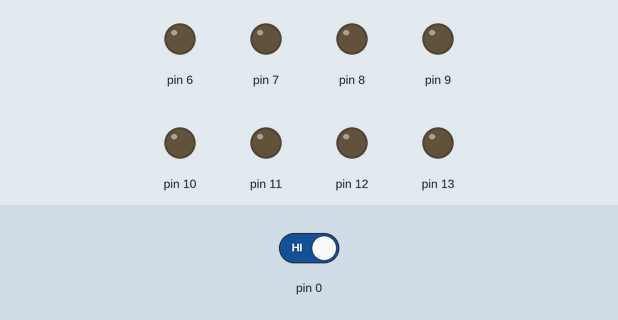
Bench run of a sketch on a simulated Arduino Uno, built with avr-gcc and run on an emulated ATmega328P. Parts: output pins drawn as LEDs (lit = HIGH). The inputs (shaded band) are chosen by the test bench; at power-on: pin 0 HIGH.

Above: at 1.2 s.
1.3 s: pin 0 driven LOW
At 1.7 s:
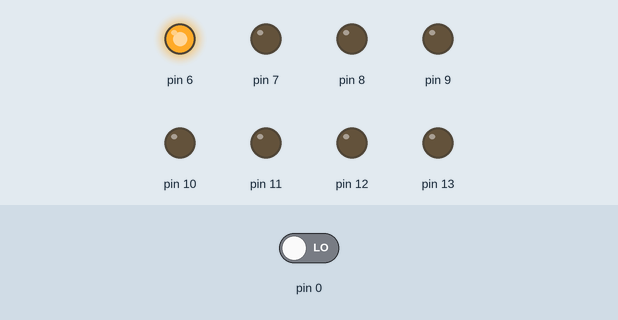
At 2.2 s:
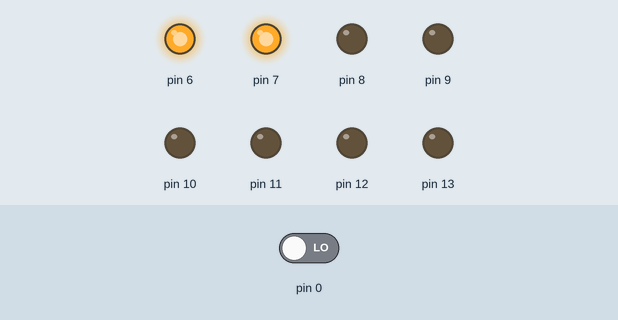
7.3 s: pin 0 driven HIGH
At 7.7 s:
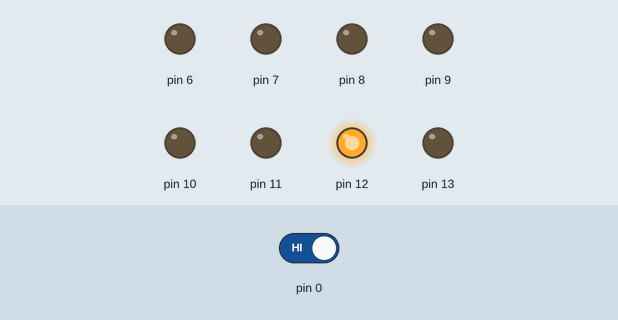
Timing chart, 0 to 10.3 s (numbered marks = the images above; inputs shaded):
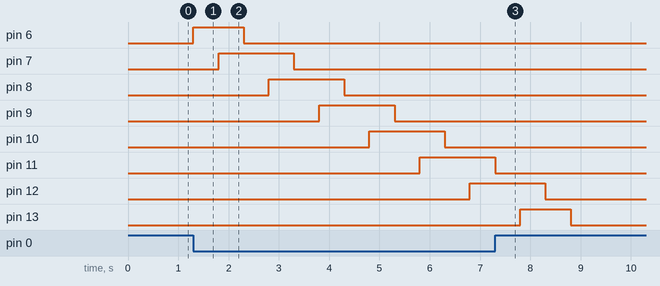

Measured:
- after the input at 1.3 s, pin 6: LOW → HIGH at once, → LOW 1.0 s later; pin 7: LOW → HIGH after 0.50 s, → LOW 1.5 s later; pin 8: LOW → HIGH after 1.5 s, → LOW 1.5 s later; pin 9: LOW → HIGH after 2.5 s, → LOW 1.5 s later; pin 10: LOW → HIGH after 3.5 s, → LOW 1.5 s later
- after the input at 7.3 s, pin 6: stays LOW (without the input it goes to HIGH after 2.0 s); pin 7: stays LOW (without the input it goes to HIGH after 2.5 s); pin 8: stays LOW (without the input it goes to HIGH after 3.5 s); pin 9: stays LOW (without the input it goes to HIGH after 4.5 s); pin 10: stays LOW (without the input it goes to HIGH after 5.5 s)

The sketch:

Blinking_8_LEDs_one_by_one.ino
```cpp
void setup() {

  for (int pin = 6; pin < 14; pin++) {
    pinMode(pin, OUTPUT);
  }

  pinMode(0, INPUT);

}
void loop () {

  int BUTTONstate = digitalRead(0);

  if(BUTTONstate == LOW) {

    digitalWrite(6, HIGH);
    delay(500);
    digitalWrite(7, HIGH);
    delay(500);
    digitalWrite(6, LOW);
    delay(500);
    digitalWrite(8, HIGH);
    delay(500);
    digitalWrite(7, LOW);
    delay(500);
    digitalWrite(9, HIGH);
    delay(500);
    digitalWrite(8, LOW);
    delay(500);
    digitalWrite(10, HIGH);
    delay(500);
    digitalWrite(9, LOW);
    delay(500);
    digitalWrite(11, HIGH);
    delay(500);
    digitalWrite(10, LOW);
    delay(500);
    digitalWrite(12, HIGH);
    delay(500);
    digitalWrite(11, LOW);
    delay(500);
    digitalWrite(13, HIGH);
    delay(500);
    digitalWrite(12, LOW);
    delay(500);
    digitalWrite(13, LOW);
    delay(500);

  }
  else {

     for (int pin = 6; pin < 14; pin++){
       digitalWrite(pin, LOW);

     }
  }
  }
```
